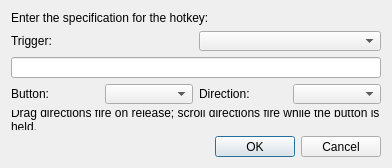
<?xml version="1.0" encoding="UTF-8"?>
<ui version="4.0">
 <class>HotkeyDialog</class>
 <widget class="QDialog" name="HotkeyDialog">
  <property name="geometry">
   <rect>
    <x>0</x>
    <y>0</y>
    <width>392</width>
    <height>168</height>
   </rect>
  </property>
  <property name="windowTitle">
   <string>Hotkey</string>
  </property>
  <layout class="QVBoxLayout">
   <item>
    <widget class="QLabel" name="label">
     <property name="text">
      <string>Enter the specification for the hotkey:</string>
     </property>
    </widget>
   </item>
   <item>
    <layout class="QHBoxLayout" name="triggerRow">
     <item>
      <widget class="QLabel" name="labelTrigger">
       <property name="text">
        <string>Trigger:</string>
       </property>
      </widget>
     </item>
     <item>
      <widget class="QComboBox" name="m_pTriggerType"/>
     </item>
    </layout>
   </item>
   <item>
    <widget class="KeySequenceWidget" name="m_pKeySequenceWidgetHotkey"/>
   </item>
   <item>
    <layout class="QHBoxLayout" name="gestureRow">
     <item>
      <widget class="QLabel" name="labelGestureButton">
       <property name="text">
        <string>Button:</string>
       </property>
      </widget>
     </item>
     <item>
      <widget class="QComboBox" name="m_pGestureButton"/>
     </item>
     <item>
      <widget class="QLabel" name="labelGestureDirection">
       <property name="text">
        <string>Direction:</string>
       </property>
      </widget>
     </item>
     <item>
      <widget class="QComboBox" name="m_pGestureDirection"/>
     </item>
    </layout>
   </item>
   <item>
    <widget class="QLabel" name="labelGestureHint">
     <property name="text">
      <string>Drag directions fire on release; scroll directions fire while the button is held.</string>
     </property>
     <property name="wordWrap">
      <bool>true</bool>
     </property>
    </widget>
   </item>
   <item>
    <widget class="QDialogButtonBox" name="buttonBox">
     <property name="orientation">
      <enum>Qt::Horizontal</enum>
     </property>
     <property name="standardButtons">
      <set>QDialogButtonBox::Cancel|QDialogButtonBox::Ok</set>
     </property>
    </widget>
   </item>
  </layout>
 </widget>
 <customwidgets>
  <customwidget>
   <class>KeySequenceWidget</class>
   <extends>QLineEdit</extends>
   <header>widgets/KeySequenceWidget.h</header>
  </customwidget>
 </customwidgets>
 <resources/>
 <connections>
  <connection>
   <sender>buttonBox</sender>
   <signal>accepted()</signal>
   <receiver>HotkeyDialog</receiver>
   <slot>accept()</slot>
   <hints>
    <hint type="sourcelabel">
     <x>248</x>
     <y>254</y>
    </hint>
    <hint type="destinationlabel">
     <x>157</x>
     <y>274</y>
    </hint>
   </hints>
  </connection>
  <connection>
   <sender>buttonBox</sender>
   <signal>rejected()</signal>
   <receiver>HotkeyDialog</receiver>
   <slot>reject()</slot>
   <hints>
    <hint type="sourcelabel">
     <x>316</x>
     <y>260</y>
    </hint>
    <hint type="destinationlabel">
     <x>286</x>
     <y>274</y>
    </hint>
   </hints>
  </connection>
 </connections>
</ui>
